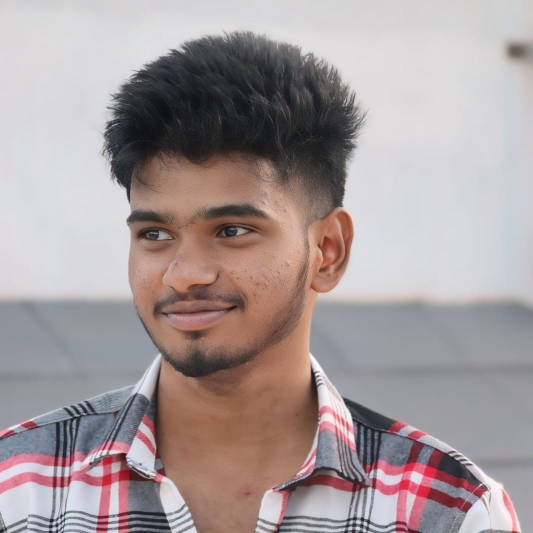
#> input picture My_Ph1.jpg, 1066 x 1066 px (shown at 1/2 size)
$ jupyter execute Ex-1.ipynb
#> lines starting #> are read from the running program, lines starting #| are printed output that depends on the picture; after the words box and inside, x2 and y2 are one past the last pixel; in counts of white or black regions, pixels touching at a corner belong together
[cell 1]
##EXP-1 Image Handling and Pixel Transformations Using OpenCV
##Selavagnesh B
##212224230258

[cell 2]
import cv2
import matplotlib.pyplot as plt

[cell 3]
# Read the image using OpenCV
img = cv2.imread('My_Ph1.jpg', cv2.IMREAD_COLOR)
#> img is the input picture: shape (1066, 1066, 3); mean B, G, R 155.2, 154.1, 166.2

[cell 4]
# Convert BGR (OpenCV's default) to RGB (Matplotlib's expected color order)
img_rgb = cv2.cvtColor(img, cv2.COLOR_BGR2RGB)

[cell 5]
# Display the image using Matplotlib
plt.imshow(img_rgb, cmap='viridis')  # You can change 'viridis' to another cmap or use None for RGB images
plt.title("Original Image")
plt.axis('off')  # Removes axis ticks and labels
plt.show()

[cell 6]
# Load the image
image = cv2.imread('My_Ph1.jpg')

[cell 7]
# Convert BGR (OpenCV's default) to RGB (Matplotlib's expected color order)
img_rgb = cv2.cvtColor(img, cv2.COLOR_BGR2RGB)

[cell 8]
img_rgb.shape
#> Out = (1066, 1066, 3)

[cell 9]
# Draw a line from top-left to bottom-right
line_img = cv2.line(img_rgb, (0, 0), (1068, 1070), (255, 0, 0), 2) # cv2.line(image, start_point, end_point, color, thickness)

[cell 10]
plt.imshow(line_img, cmap='viridis')
plt.title("Image with Line")
plt.axis('off')
plt.show()

[cell 11]
# Load the image
image = cv2.imread('My_Ph1.jpg')

# Convert BGR (OpenCV's default) to RGB (Matplotlib's expected color order)
img_rgb = cv2.cvtColor(img, cv2.COLOR_BGR2RGB)

[cell 12]
img_rgb.shape
#> Out = (1066, 1066, 3)

[cell 13]
circle_img = cv2.circle(img_rgb,(500,500),100,(255,0,0),5) # cv2.circle(image, center, radius, color, thickness)

[cell 14]
plt.imshow(circle_img, cmap='viridis')
plt.title("Image with Circle")
plt.axis('off')
plt.show()

[cell 15]
# Load the image
image = cv2.imread('My_Ph1.jpg')

# Convert BGR (OpenCV's default) to RGB (Matplotlib's expected color order)
img_rgb = cv2.cvtColor(img, cv2.COLOR_BGR2RGB)

[cell 16]
img.shape
#> Out = (1066, 1066, 3)

[cell 17]
# Draw a rectangle around the Whole image
rectangle_img = cv2.rectangle(img_rgb, (0, 0), (1055, 1055), (0, 0, 255), 10)  # cv2.rectangle(image, start_point, end_point, color, thickness)
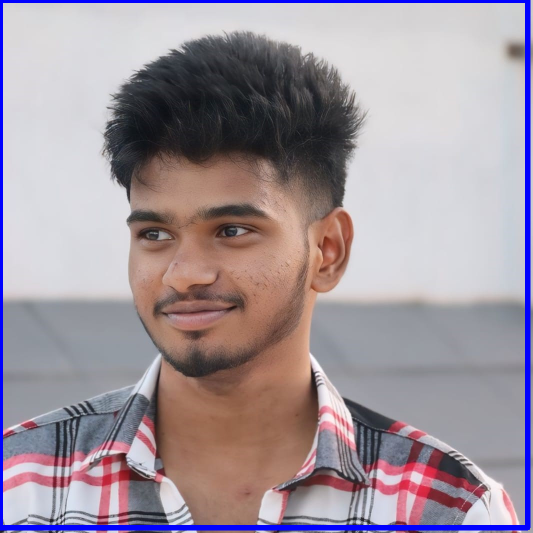
#> rectangle_img: shape (1066, 1066, 3) (shown at 1/2 size); mean R, G, B 160.5, 148.6, 157.6

[cell 18]
plt.imshow(rectangle_img, cmap='viridis')
plt.title("Image with Rectangle")
plt.axis('off')
plt.show()

[cell 19]
# Load the image
image = cv2.imread('My_Ph1.jpg')

# Convert BGR (OpenCV's default) to RGB (Matplotlib's expected color order)
img_rgb = cv2.cvtColor(img, cv2.COLOR_BGR2RGB)

[cell 20]
# Add text to the image
text_img = cv2.putText(img_rgb, "OpenCV Drawing", (200, 70), cv2.FONT_HERSHEY_SIMPLEX, 3, (255, 255, 255), 10)  ## cv2.putText(image, text, position, font, font_scale, color, thickness)

[cell 21]
plt.imshow(text_img, cmap='viridis')
plt.title("Image with Text")
plt.axis('off')
plt.show()

[cell 22]
# Load the image
image = cv2.imread('My_Ph1.jpg')

[cell 23]
image_rgb = cv2.cvtColor(image, cv2.COLOR_BGR2RGB)

[cell 24]
# Original RGB Image
plt.imshow(image_rgb)
plt.title("Original RGB Image")
plt.axis("off")

[cell 25]
# Convert RGB to HSV
image_hsv = cv2.cvtColor(image_rgb, cv2.COLOR_RGB2HSV)
#> image_hsv: shape (1066, 1066, 3); mean H, S, V 97.7, 35.8, 170.5

[cell 26]
# HSV Image
plt.imshow(image_hsv)
plt.title("HSV Image")
plt.axis("off")

[cell 27]
# Convert RGB to GRAY
image_gray = cv2.cvtColor(image_rgb, cv2.COLOR_RGB2GRAY)
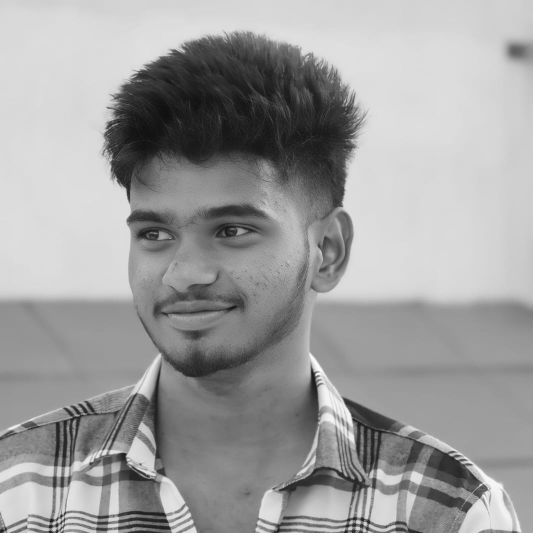
#> image_gray: shape (1066, 1066) (shown at 1/2 size); min 11, max 254, mean 157.8

[cell 28]
# Grayscale Image
plt.imshow(image_gray, cmap='gray')
plt.title("Grayscale Image")
plt.axis("off")

[cell 29]
# Convert RGB to YCrCb
image_ycrcb = cv2.cvtColor(image_rgb, cv2.COLOR_RGB2YCrCb)
#> image_ycrcb: shape (1066, 1066, 3); mean of channels 0, 1, 2 157.8, 133.9, 126.5

[cell 30]
# YCrCb Image
plt.imshow(image_ycrcb)
plt.title("YCrCb Image")
plt.axis("off")

[cell 31]
# Convert HSV back to RGB
image_hsv_to_rgb = cv2.cvtColor(image_hsv, cv2.COLOR_HSV2RGB)

[cell 32]
plt.imshow(image_hsv_to_rgb)
plt.title("HSV to RGB Image")
plt.axis("off")

[cell 33]
# Modify a block of pixels (300x300) to white, starting from (200, 200)
image[200:500, 200:500] = [255, 255, 255]  # Rows: 200-499, Columns: 200-499
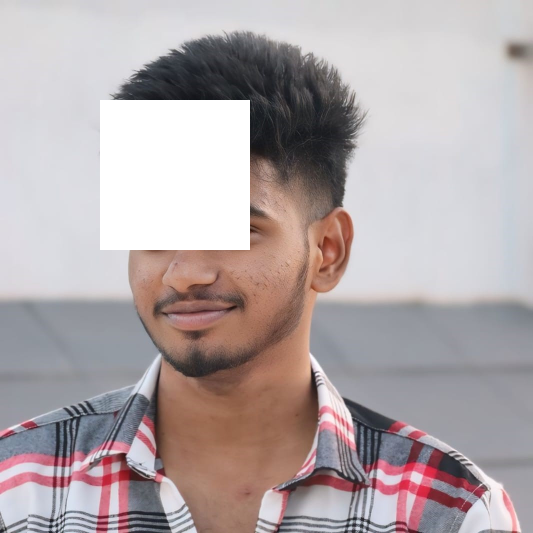
#> image: shape (1066, 1066, 3) (shown at 1/2 size); 7.92% of pixels changed, all inside (x1, y1, x2, y2) = (200, 200, 500, 500)

[cell 34]
# Convert BGR to RGB for displaying with Matplotlib
image_rgb = cv2.cvtColor(image, cv2.COLOR_BGR2RGB)

[cell 35]
# Display the modified image
plt.imshow(image_rgb)
plt.title("Image with 300x300 White Block")
plt.axis("off")
plt.show()

[cell 36]
# Load the image
image = cv2.imread('My_Ph1.jpg')

[cell 37]
image.shape
#> Out = (1066, 1066, 3)

[cell 38]
# Resize the image to half its size
resized_image = cv2.resize(image, (768 // 2, 600 // 2))  # (new_width, new_height)
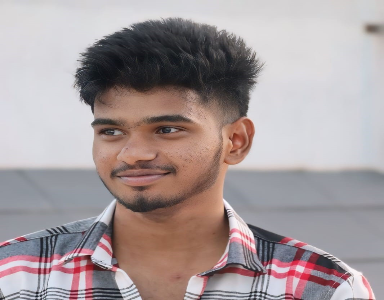
#> resized_image: shape (300, 384, 3); mean B, G, R 155.1, 154, 166.1

[cell 39]
# Convert BGR to RGB for displaying with Matplotlib
resized_image_rgb = cv2.cvtColor(resized_image, cv2.COLOR_BGR2RGB)

[cell 40]
resized_image_rgb.shape
#> Out = (300, 384, 3)

[cell 41]
# Display the resized image
plt.imshow(resized_image_rgb)
plt.title("Resized Image (Half Size)")
plt.axis("off")
plt.show()

[cell 42]
# Load the image
image = cv2.imread('My_Ph1.jpg')

[cell 43]
image.shape

[cell 44]
# Crop a 300x300 region starting from (50, 50)
roi = image[50:350, 50:350]  # Rows: 50-349, Columns: 50-349
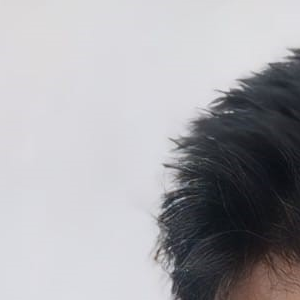
#> roi: shape (300, 300, 3); mean B, G, R 170.6, 166.6, 167.4

[cell 45]
# Convert BGR to RGB for displaying with Matplotlib
roi_rgb = cv2.cvtColor(roi, cv2.COLOR_BGR2RGB)

[cell 46]
# Display the cropped region (ROI)
plt.imshow(roi_rgb)
plt.title("Cropped Region of Interest (ROI)")
plt.axis("off")
plt.show()

[cell 47]
# Load the image
image = cv2.imread('My_Ph1.jpg')

[cell 48]
# Flip the image horizontally (left-right)
flipped_horizontally = cv2.flip(image, 1)
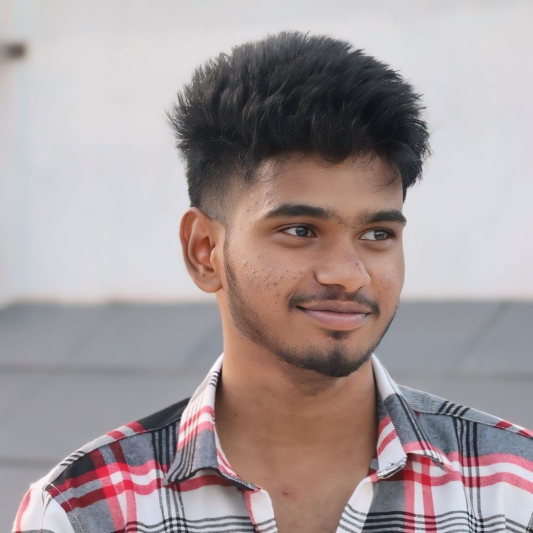
#> flipped_horizontally: shape (1066, 1066, 3) (shown at 1/2 size); mean B, G, R 155.2, 154.1, 166.2

[cell 49]
# Convert BGR to RGB for displaying with Matplotlib
flipped_horizontally_rgb = cv2.cvtColor(flipped_horizontally, cv2.COLOR_BGR2RGB)

[cell 50]
# Horizontal flip
plt.imshow(flipped_horizontally_rgb)
plt.title("Flipped Horizontally")
plt.axis("off")

[cell 51]
# Flip the image vertically (up-down)
flipped_vertically = cv2.flip(image, 0)
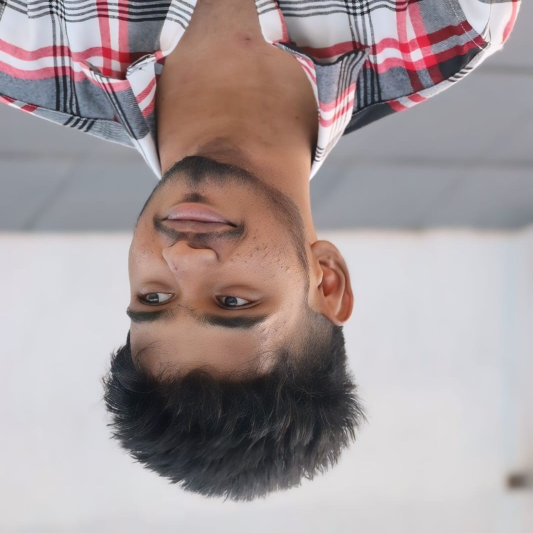
#> flipped_vertically: shape (1066, 1066, 3) (shown at 1/2 size); mean B, G, R 155.2, 154.1, 166.2

[cell 52]
# Convert BGR to RGB for displaying with Matplotlib
flipped_vertically_rgb = cv2.cvtColor(flipped_vertically, cv2.COLOR_BGR2RGB)
